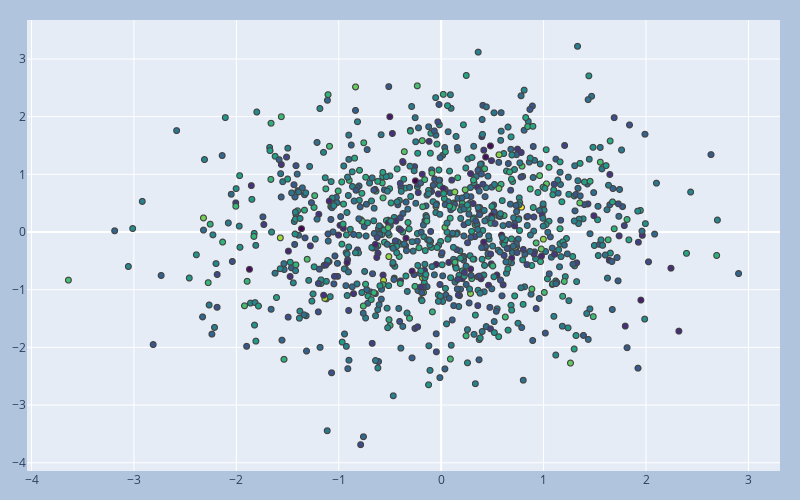

Notebook cell for this chart:
### Code cell
N = 1000
fig = go.Figure(data=go.Scattergl(
    x = np.random.randn(N),
    y = np.random.randn(N),
    mode='markers',
    marker=dict(
        color=np.random.randn(N),
        colorscale='Viridis',
        line_width=1
    )
))

fig.update_layout(
    width = 800,
    height = 500,
    margin=dict(l=20, r=20, t=20, b=20),
    paper_bgcolor="LightSteelBlue",
)

fig.write_html('teste_scattergl.html', auto_open=True)
fig.show()

### Figure 1 — Plotly figure (JSON) as saved in the notebook; plotly's stock layout.template omitted (floating-point values rounded to 4 significant figures; data arrays with more than 128 entries replaced by an {"elided": "..."} marker saying what was removed)
{"data": [{"marker": {"color": {"elided": "1000 float values"}, "colorscale": [[0.0, "#440154"], [0.1111, "#482878"], [0.2222, "#3e4989"], [0.3333, "#31688e"], [0.4444, "#26828e"], [0.5556, "#1f9e89"], [0.6667, "#35b779"], [0.7778, "#6ece58"], [0.8889, "#b5de2b"], [1.0, "#fde725"]], "line": {"width": 1}}, "mode": "markers", "x": {"elided": "1000 float values"}, "y": {"elided": "1000 float values"}, "type": "scattergl"}], "layout": {"margin": {"l": 20, "r": 20, "t": 20, "b": 20}, "width": 800, "height": 500, "paper_bgcolor": "LightSteelBlue"}}
